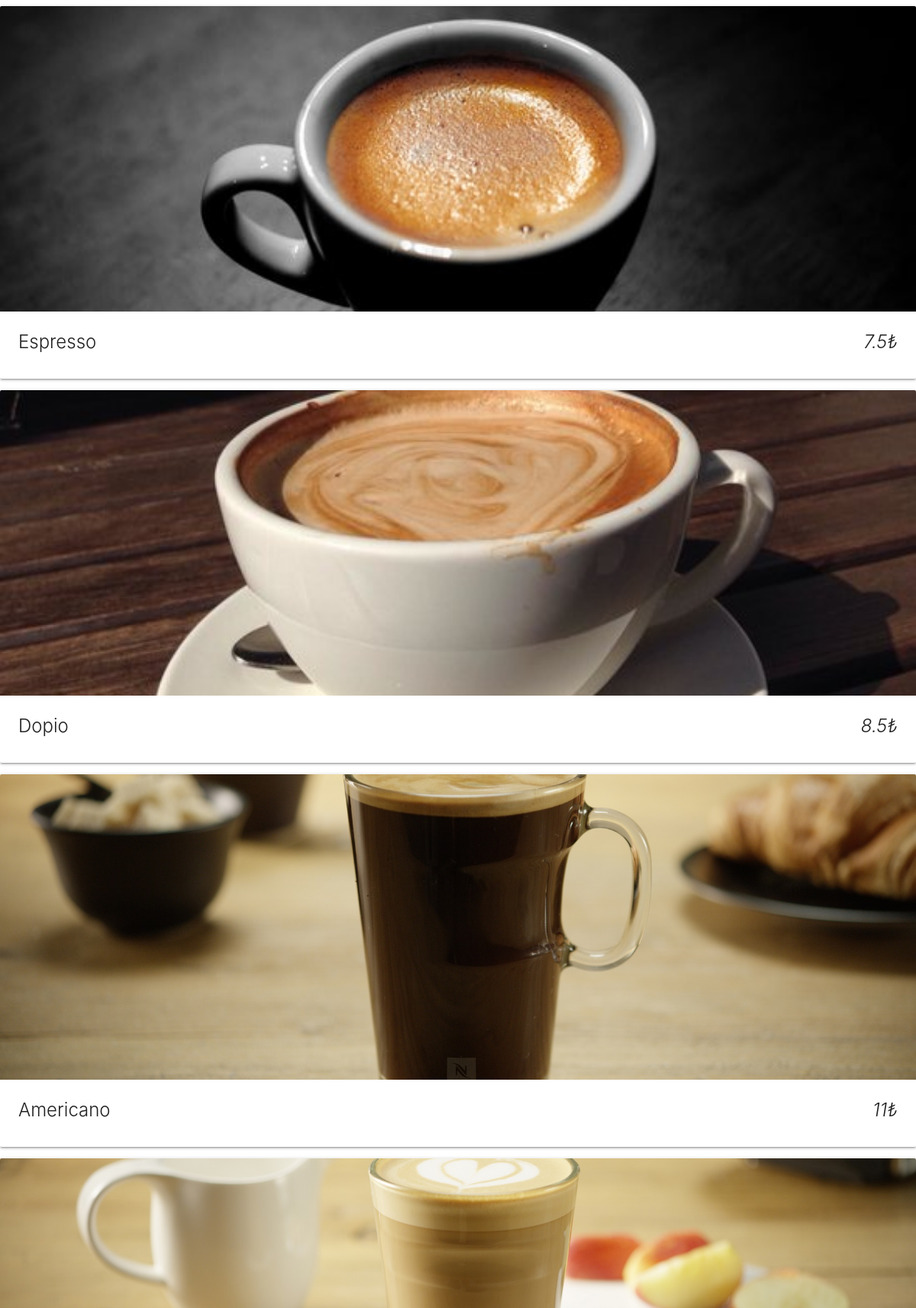
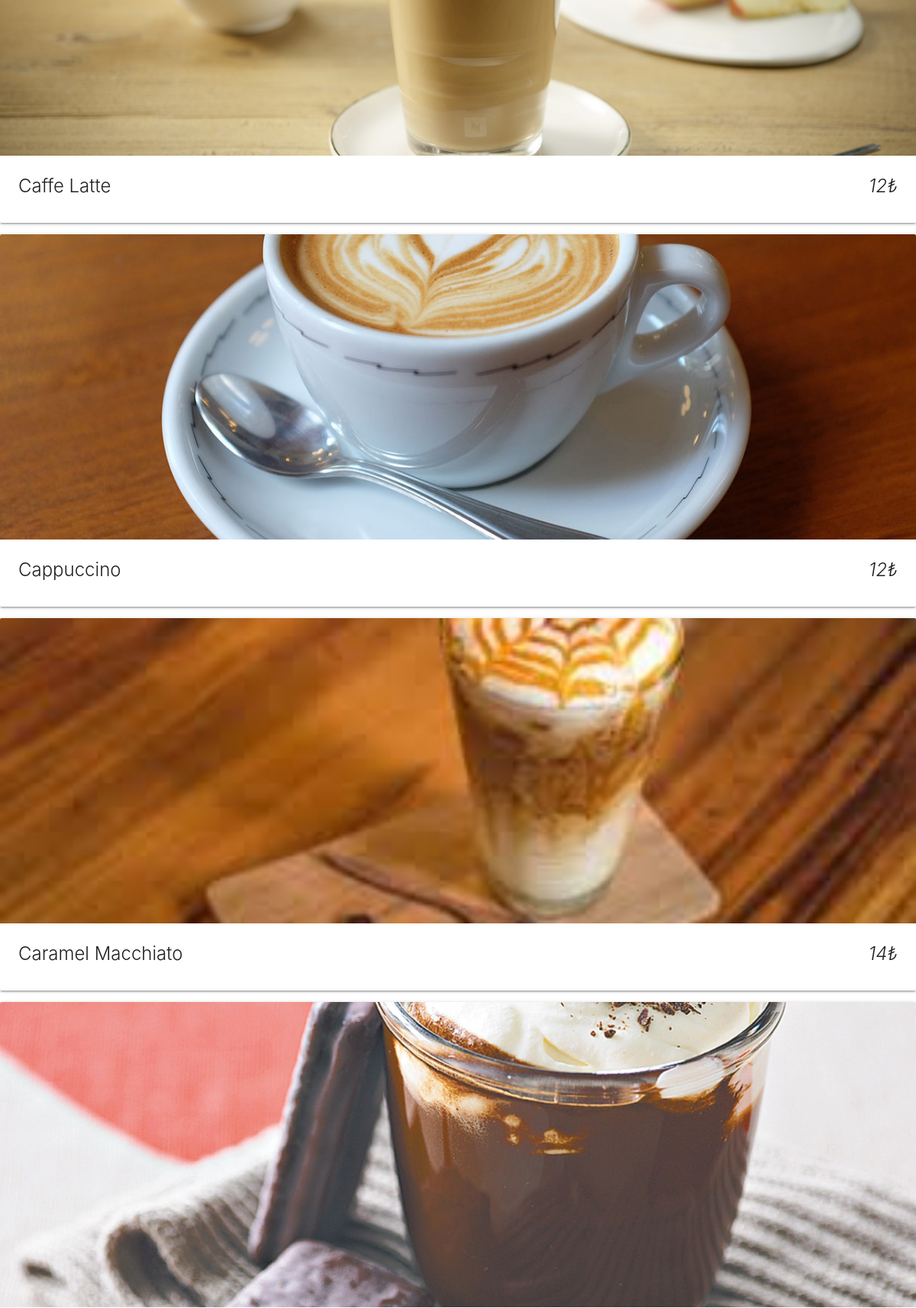
The page /menu/coffee-break/3/1/ (upper part) on the database its author committed (2 pictures, top to bottom).
### qrback/models.py (models this page shows, shortened)
class Entry(models.Model):
    class Meta:
        verbose_name = 'Menü Ürünü'
        verbose_name_plural = 'Menü Ürünleri'
    name = models.CharField(max_length=30, verbose_name='isim')
    detail = models.CharField(max_length=100, verbose_name='ürün detayı')
    price = models.FloatField(verbose_name='fiyat')
    image = models.ImageField(upload_to=get_image_path, blank=True, null=True,verbose_name='kapak fotoğrafı')
    category = models.ForeignKey(FoodCategory, on_delete=models.CASCADE)
    company = models.ForeignKey(Company, on_delete=models.CASCADE, related_name='comp_entry',verbose_name='sirket')
    @property
    def get_image(self):
        return self.image or self.category.image

### qrback/views.py (the view, shortened to what this page needs)
# urls.py: path('menu/<slug:slug>/', menu, name='menu-detail'),
def menu(request, *args, **kwargs):
    slug = kwargs['slug']
    table_id = 0
    category_id = 0
    if 'table_id' in kwargs:
        table_id = kwargs['table_id']
    if 'category_id' in kwargs:
        category_id = kwargs['category_id']
    company = Company.objects.get(slug__exact=slug)
    max_table_count = company.account_type.count_of_max_table
    eid = Entry.objects.filter(company__slug=slug).values('category').distinct()
    categories = FoodCategory.objects.filter(id__in=eid)
    if company.account_type.has_digital_menu:
        if company.account_type.has_unique_tables:
            if category_id != 0:
                return render(request, template_name='digitalMenuItem.html',
                              context={'categories': Entry.objects.filter(company_id=company.id, category=category_id),
                                       'company': company, 'table_id': table_id, 'category_id': category_id})
            else:
                if table_id == 0 or table_id > max_table_count:
                    return HttpResponseNotFound("Masa sayısı aşıldı")
                return render(request, template_name='digitalMenuCategory.html',
                              context={'categories': categories, 'company': company, 'table_id': table_id,
                                       'category_id': category_id})
        else:
            return render(request, template_name='digitalMenuNotOrder.html',
                          context={'company': company,
                                   'entries': Entry.objects.filter(company=company.id).order_by('category__group',
                                                                                                'category__name')})
    else:
        return render(request, template_name='paperMenu.html', context={'company': company})

### templates/digitalMenuItem.html (shortened to what this page needs)
<!DOCTYPE html>
<html lang="en">
<head>
    {% load static %}
    {% block css %}
        <link rel="stylesheet" href="https://cdnjs.cloudflare.com/ajax/libs/materialize/1.0.0/css/materialize.min.css">
    {% endblock %}
</head>
<body>
{% for category in categories %}
    <div class="card">
        <div class="card-image waves-effect waves-block waves-light">
            <img class="activator" src="{{ category.get_image.url }}">
        </div>
        <div class="card-content">
                <span class="card-title activator grey-text text-darken-4">{{ category.name }}<i
                        class="right">{{ category.price|floatformat }}₺</i></span>
        </div>
    </div>
{% endfor %}
</body>
</html>

### rows shown on the page
Entry: get_image (picture), name "Espresso", price "7.5"
Entry: get_image (picture), name "Dopio", price "8.5"
Entry: get_image (picture), name "Americano", price "11"
Entry: get_image (picture), name "Caffe Latte", price "12"
Entry: get_image (picture), name "Cappuccino", price "12"
Entry: get_image (picture), name "Caramel Macchiato", price "14"
Entry: get_image (picture)
